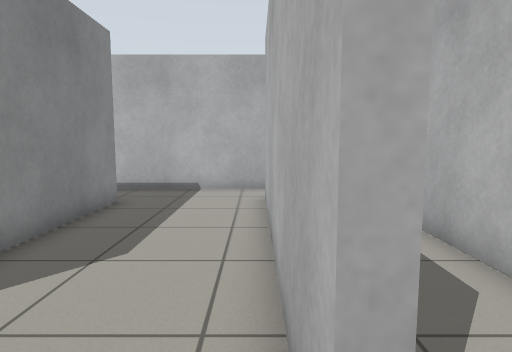
view 1 (above)

15 first-person views from a walk through a Gazebo world. The camera is 0.92 m above the floor, tilts 6° down and sees 75° across. The floor is counted in squares, 0.5 m on a side. Each view is taken from the middle of a square. On the plan, view 1 faces up. The plan holds only what a view shows up to about 17 squares ahead; the rest is blank.

view 2
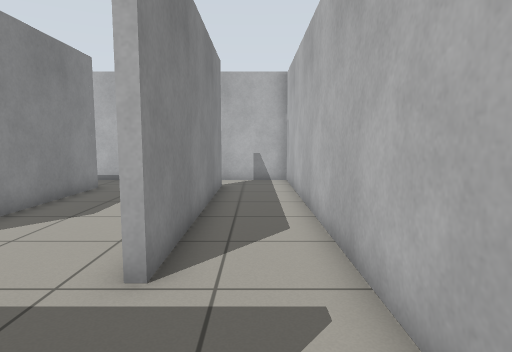

view 3
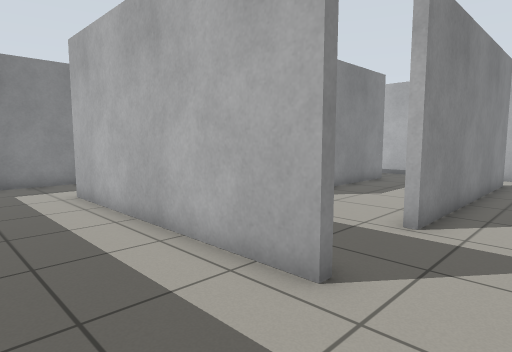

view 4
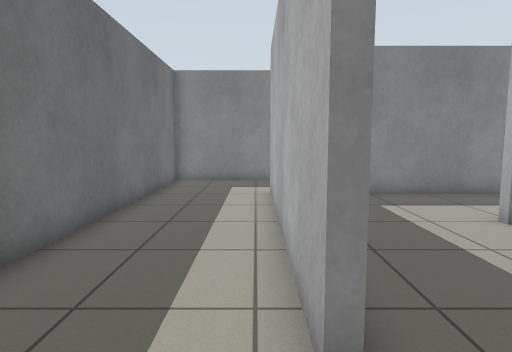

view 5
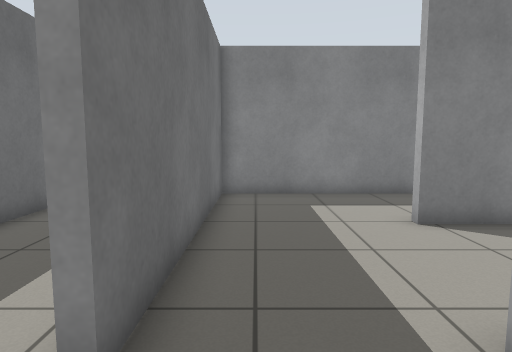

view 6
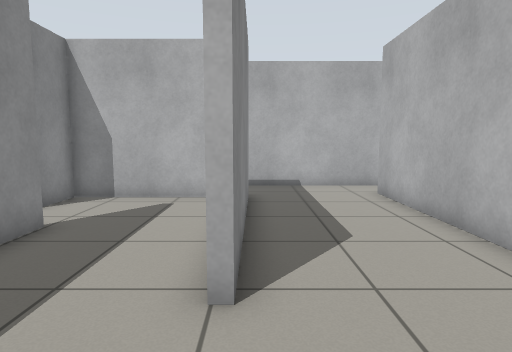

view 7
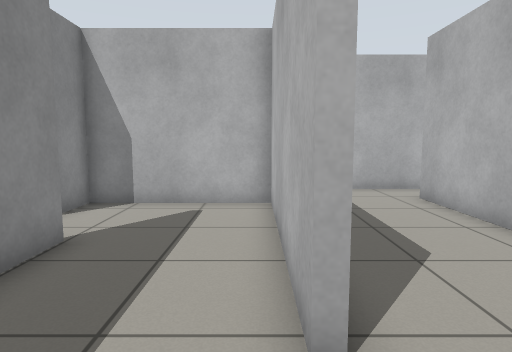

view 8
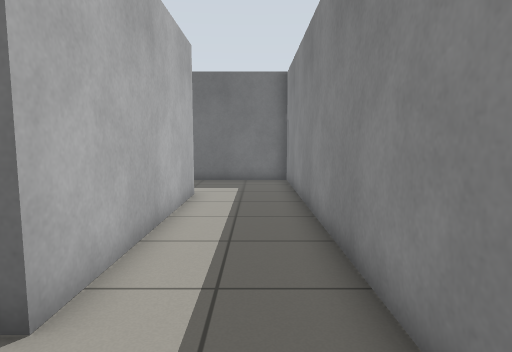

view 9
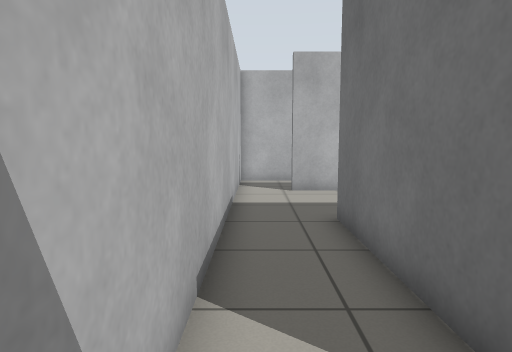

view 10
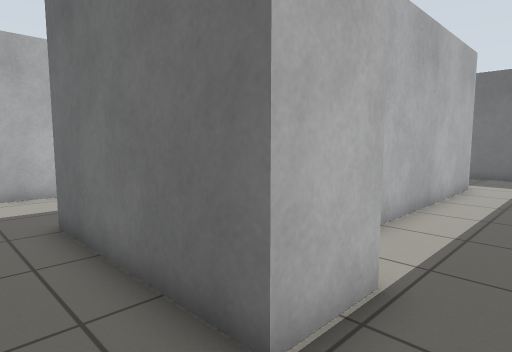

view 11
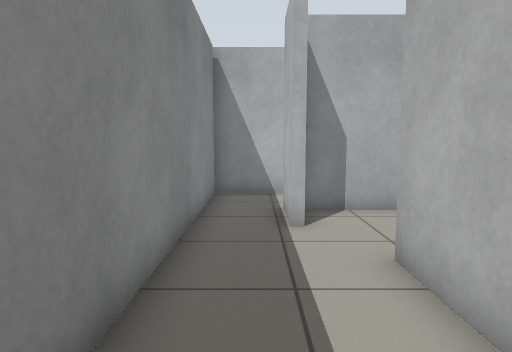

view 12
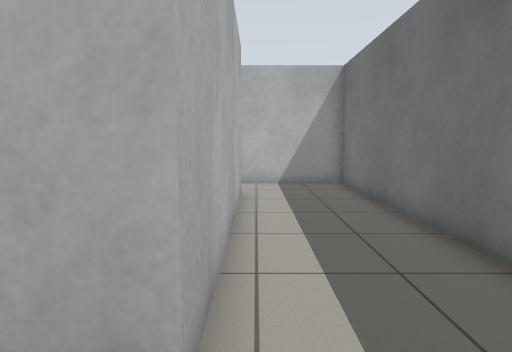

view 13
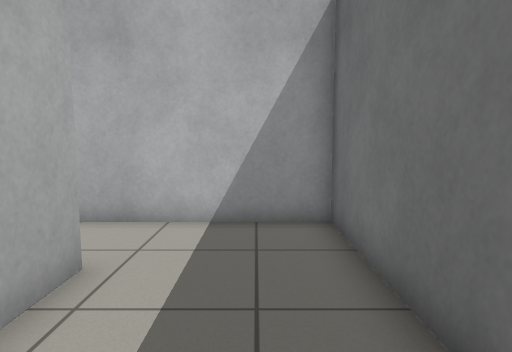

view 14
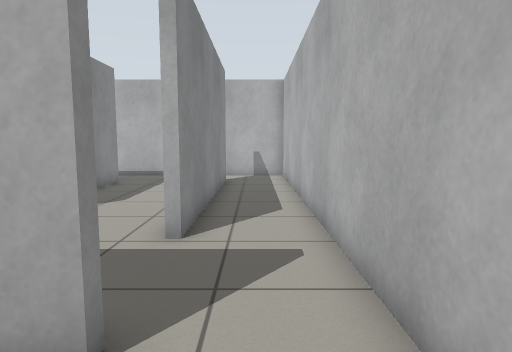

view 15
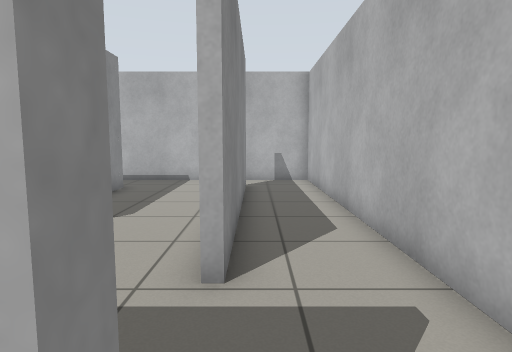

### Floor plan
Ten units are one square. View 1 is at (0, 0); x grows to the right and y downward. Boxes are objects, and circles mark ways between rooms. Rooms are numbered by the first view taken in them; rooms with no view inside come last. Other rooms are left out.
<svg viewBox="-129 -132 169 204">
<path fill="none" stroke="#000" d="M3 -11 3 -108M6 -108 6 -11M-45 22 7 22M-102 -101 -42 -101 -42 -26 -45 -26M35 15 35 -127 -124 -127 -124 -105M7 25 -89 25 -89 -61M-102 -80 -102 -101M-124 -105 -124 67 35 67 35 15M-85 -61 -85 22 -45 22M-45 -26 -45 -95M-45 -98 -99 -98 -99 -81"/>
<circle cx="-115" cy="-95" r="3" fill="#2a7"/>
<circle cx="20" cy="20" r="3" fill="#2a7"/>
<circle cx="-40" cy="-5" r="3" fill="#2a7"/>
<circle cx="-90" cy="-75" r="3" fill="#2a7"/>
<text x="-20" y="-60">1</text>
<text x="-70" y="30">2</text>
<text x="-70" y="-40">3</text>
</svg>
Room 1 opens to room 2. Room 1 opens to room 3. Room 2 opens to room 3.

Where each view was taken, in squares from view 1:
view 1: 0 up, 0 right, facing up
view 2: 3 down, 2 right, facing up
view 3: 6 down, 3 right, facing up-left
view 4: 3 down, 3 right, facing left
view 5: 1 down, 3 right, facing left
view 6: 1 down, 4 left, facing up
view 7: 0 up, 5 left, facing up
view 8: 9 up, 11 left, facing down
view 9: 12 up, 12 left, facing right
view 10: 12 up, 12 left, facing down-right
view 11: 1 up, 11 left, facing up
view 12: 3 down, 11 left, facing right
view 13: 5 down, 4 left, facing right
view 14: 5 down, 2 right, facing up
view 15: 3 down, 1 right, facing up
